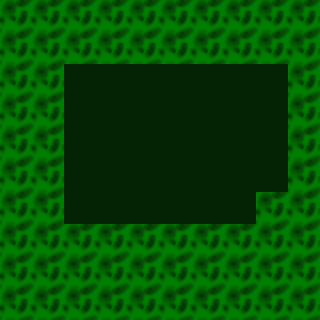

Below is a game level as drawn by its tile map, then a one-line description and the .tmx that defines it (tile-layer data replaced by summaries):
An orthogonal 10x10 tile map with 32x32 px tiles, 1 tile layer (Calque de Tile 1).

<map version="1.2" tiledversion="1.2.0" orientation="orthogonal" renderorder="left-up" width="10" height="10" tilewidth="32" tileheight="32" infinite="0" nextlayerid="2" nextobjectid="1">
 <tileset firstgid="1" source="testTileset.tsx" />
 <layer id="1" name="Calque de Tile 1" width="10" height="10">
  <data>[100 cells, 100 non-empty, 2 distinct tile ids]</data>
 </layer>
</map>